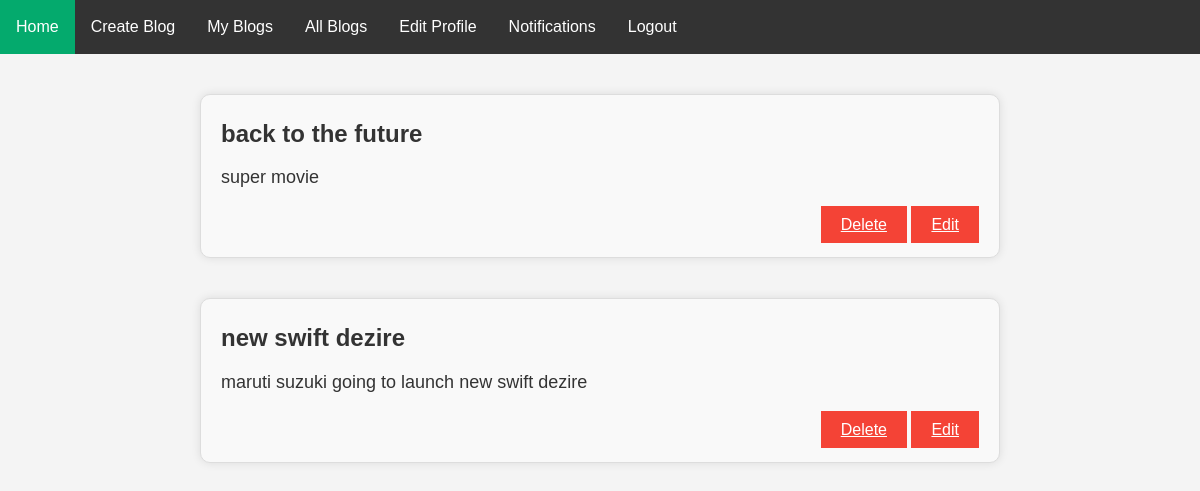
Page /myblog/ (signed in) on the earlier database version.
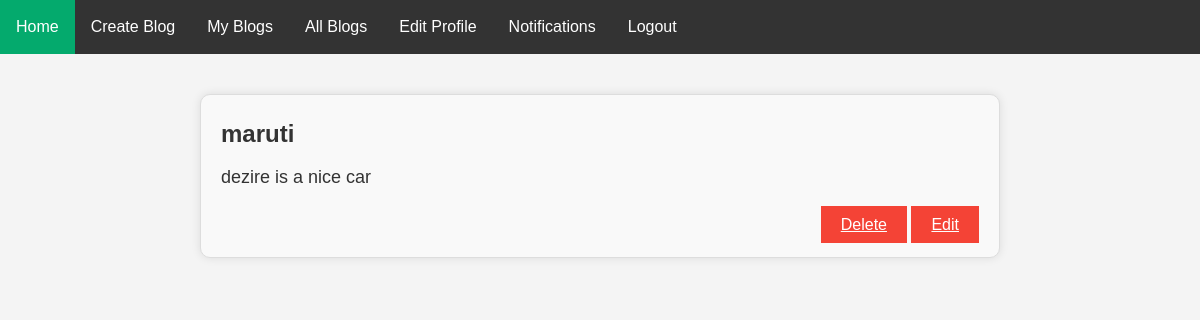
Same page on the later database version.
### emailloginapp/models.py (models this page shows, shortened)
class UserPermissions(models.Model):
    is_admin = models.BooleanField(null=True)  # role false for normal users
    permissions = models.ForeignKey(AllPermissionsList,on_delete=models.CASCADE,null=True)
    button_status = models.BooleanField(default=False,null=True)

class Blog(models.Model):
    author = models.ForeignKey(CustomUser,on_delete=models.CASCADE,related_name='blogs')
    title = models.CharField(max_length=255)
    content = models.TextField()
    likes = models.ManyToManyField(CustomUser,related_name='liked_blogs')
    created_at = models.DateTimeField(auto_now_add=True)
    updated_at = models.DateTimeField(auto_now_add=True)

### emailloginapp/views.py (the view)
# urls.py: path('myblog/' , views.my_blog , name='my'),
@login_required()
@permission_required('see_my_blogs')
def my_blog(request):  # blog by userid
    posts = Blog.objects.filter(author=request.user)
    return render(request, 'myblogs.html',{'posts':posts})

### emailloginapp/context_processors.py (called while the page is built)
def permission_context(request):
    permissions = UserPermissions.objects.all()
    return {'permission':permissions}

### emailloginapp/templates/myblogs.html (shortened to what this page needs)
{% extends "navbar.html"  %}
{% load static %}
{% block content %}
<!DOCTYPE html>
<html lang="en">
<head>
    <link rel="stylesheet" href="{% static 'css/myblogs.css' %}">
</head>
<body>
{% if posts %}
{% for posts in posts %}
    <div class="blog-container">
        <h2 class="blog-title">{{posts.title}}</h2>
        <p class="blog-content">{{posts.content}}</p>
        <div class="button-container">
                {% for permission in permission %}
    {% if 'detele_blog' in permission.permissions.permissionnames  %}
            <a class="delete-button" href="deleteblog/{{posts.id}}" class="delete-link">Delete</a>
            {%endif%}
{% endfor %}
             {% for permission in permission %}
    {% if 'edit_blog' in permission.permissions.permissionnames  %}
             <a class="delete-button" href="editblog/{{posts.id}}" class="delete-link">Edit</a>
                        {%endif%}
{% endfor %}
        </div>
    </div>
{% endfor %}
{%else%}
<p class="blog-content">You have not posted a blog....</p>
{% endif %}
</body>
</html>
{% endblock %}

### emailloginapp/templates/navbar.html (shortened to what this page needs)
{% load static %}
<!DOCTYPE html>
<html>
<head>
  <link rel="stylesheet" href="{% static 'css/navbar.css' %}">
</head>
<body>
  {% if not request.user.is_admin %}
    <ul>
      <li><a class="active" href="{% url 'success' %}">Home</a></li>
      {% for permission in permission %}
        {% if 'create_blog' in permission.permissions.permissionnames %}
          <li><a href="{% url 'create' %}">Create Blog</a> </li>
        {% endif %}
      {% endfor %}
      {% for permission in permission %}
        {% if 'see_my_blogs' in permission.permissions.permissionnames %}
          <li><a href="{% url 'my' %}">My Blogs</a> </li>
        {% endif %}
      {% endfor %}
      {% for permission in permission %}
        {% if 'see_all_blogs' in permission.permissions.permissionnames %}
          <li> <a href="{% url 'members' %}">All Blogs</a></li>
        {% endif %}
      {% endfor %}
      {% for permission in permission %}
        {% if 'edit_user_profile' in permission.permissions.permissionnames %}
          <li> <a href="{% url 'profile_edit' %}">Edit Profile</a></li>
        {% endif %}
      {% endfor %}
      <li id="notification-dropdown">
        <a href="#" class="notification-link">Notifications</a>
      </li>
      <li><a href="{% url 'logout' %}">Logout</a></li>
    </ul>
  {% else %}
    <ul>
      <li><a href="{% url 'ad_min' %}" class="active">ADMIN PANEL</a></li>
      <li><a href="{% url 'permission' %}">PERMISSIONS</a></li>
      <li><a href="{% url 'logout' %}">Logout</a></li>
    </ul>
  {% endif %}
</body>
</html>
{% block content %} {% endblock %}

### emailloginapp/static/css/navbar.css (style rules this page uses)
ul { list-style-type: none; margin: 0; padding: 0; overflow: hidden; background-color: #333; position: relative; }
li { float: left; position: relative; }
li a { display: block; color: white; text-align: center; padding: 14px 16px; text-decoration: none; }
.active { background-color: #04AA6D; }
.notification-link { color: white; text-decoration: none; padding: 14px 16px; display: block; }

### emailloginapp/static/css/myblogs.css (style rules this page uses)
* { box-sizing: border-box; margin: 0; padding: 0; }
body { font-family: Arial, sans-serif; line-height: 1.6; color: #333; background-color: #f4f4f4; }
.blog-container { max-width: 800px; margin: 40px auto; padding: 20px; background-color: #f9f9f9; border: 1px solid #ddd; border-radius: 10px; box-shadow: 0 0 10px rgba(0, 0, 0, 0.1); }
.blog-title { font-size: 24px; font-weight: bold; margin-bottom: 10px; }
.blog-content { font-size: 18px; margin-bottom: 20px; }
.button-container { text-align: right; }
.delete-button { background-color: #f44336; color: #fff; border: none; padding: 10px 20px; font-size: 16px; cursor: pointer; }

Differences in the rows shown:
removed Blog: title "back to the future", content "super movie"
removed Blog: title "new swift dezire", content "maruti suzuki going to launch new swift dezire"
added Blog: title "maruti", content "dezire is a nice car"
